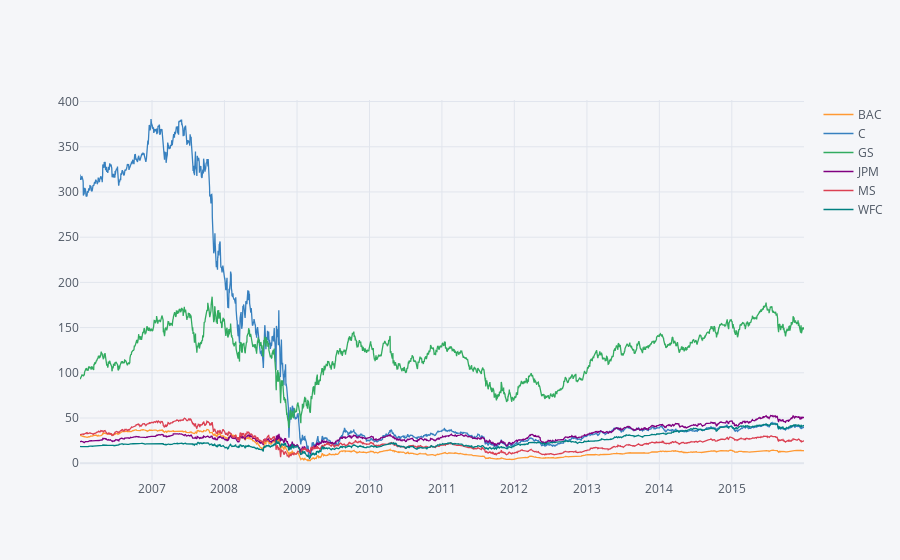

Write notebook code for a chart like this one.
### Markdown cell above
###  Interactive Line Plot of Bank Closing Prices (2006–2016)

### Code cell
bank_stocks.xs(key='Close',axis=1,level='Stock Info').iplot()

### Figure 1 — Plotly figure (JSON) as saved in the notebook; plotly's stock layout.template omitted (floating-point values rounded to 4 significant figures; data arrays with more than 128 entries replaced by an {"elided": "..."} marker saying what was removed)
{"data": [{"line": {"color": "rgba(255, 153, 51, 1.0)", "dash": "solid", "shape": "linear", "width": 1.3}, "mode": "lines", "name": "BAC", "text": "", "type": "scatter", "x": {"elided": "2517 str values"}, "y": {"elided": "2517 float values"}}, {"line": {"color": "rgba(55, 128, 191, 1.0)", "dash": "solid", "shape": "linear", "width": 1.3}, "mode": "lines", "name": "C", "text": "", "type": "scatter", "x": {"elided": "2517 str values"}, "y": {"elided": "2517 float values"}}, {"line": {"color": "rgba(50, 171, 96, 1.0)", "dash": "solid", "shape": "linear", "width": 1.3}, "mode": "lines", "name": "GS", "text": "", "type": "scatter", "x": {"elided": "2517 str values"}, "y": {"elided": "2517 float values"}}, {"line": {"color": "rgba(128, 0, 128, 1.0)", "dash": "solid", "shape": "linear", "width": 1.3}, "mode": "lines", "name": "JPM", "text": "", "type": "scatter", "x": {"elided": "2517 str values"}, "y": {"elided": "2517 float values"}}, {"line": {"color": "rgba(219, 64, 82, 1.0)", "dash": "solid", "shape": "linear", "width": 1.3}, "mode": "lines", "name": "MS", "text": "", "type": "scatter", "x": {"elided": "2517 str values"}, "y": {"elided": "2517 float values"}}, {"line": {"color": "rgba(0, 128, 128, 1.0)", "dash": "solid", "shape": "linear", "width": 1.3}, "mode": "lines", "name": "WFC", "text": "", "type": "scatter", "x": {"elided": "2517 str values"}, "y": {"elided": "2517 float values"}}], "layout": {"autosize": true, "legend": {"bgcolor": "#F5F6F9", "font": {"color": "#4D5663"}}, "paper_bgcolor": "#F5F6F9", "plot_bgcolor": "#F5F6F9", "title": {"font": {"color": "#4D5663"}}, "xaxis": {"autorange": true, "gridcolor": "#E1E5ED", "range": ["2006-01-03", "2015-12-31"], "showgrid": true, "tickfont": {"color": "#4D5663"}, "title": {"font": {"color": "#4D5663"}, "text": ""}, "type": "date", "zerolinecolor": "#E1E5ED"}, "yaxis": {"autorange": true, "gridcolor": "#E1E5ED", "range": [-18.57, 401.7], "showgrid": true, "tickfont": {"color": "#4D5663"}, "title": {"font": {"color": "#4D5663"}, "text": ""}, "type": "linear", "zerolinecolor": "#E1E5ED"}}}
